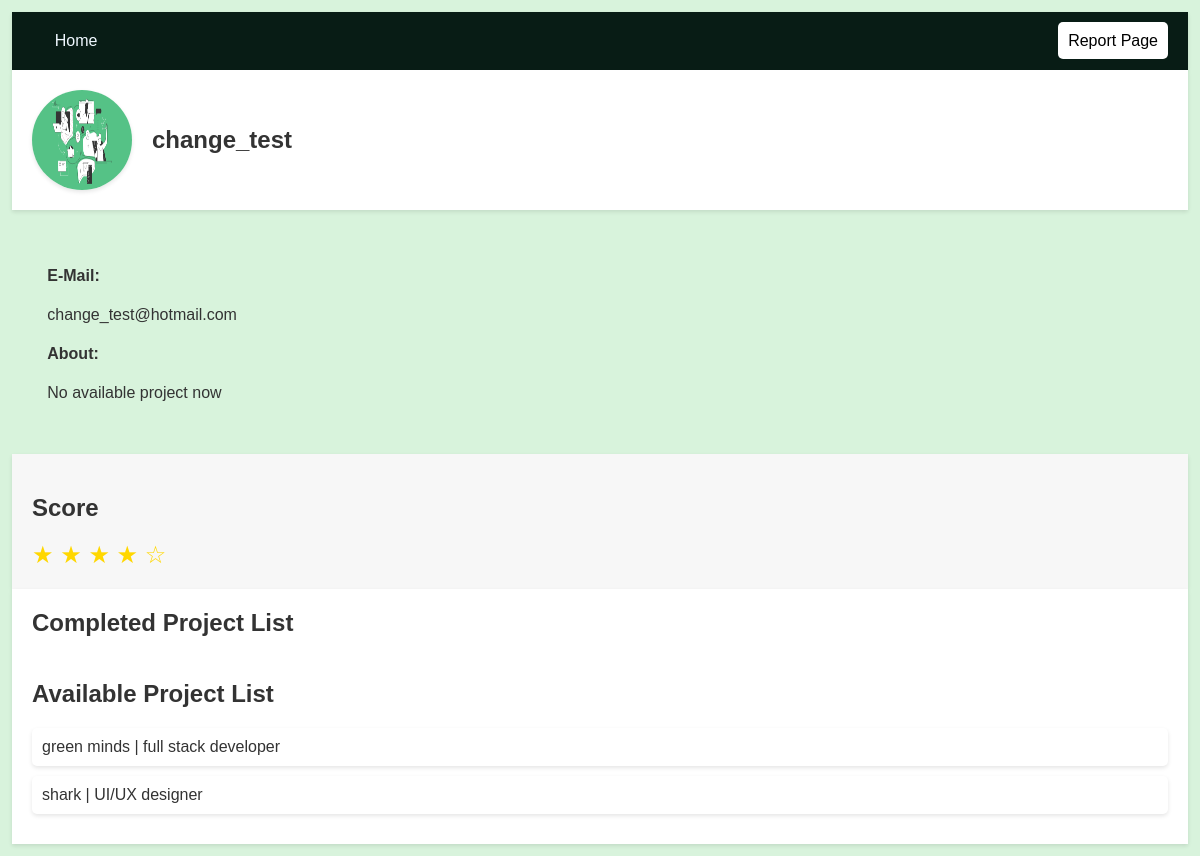
Screenshot of /business/3 with the database file from the repository.
### jobs/models.py (models this page shows, shortened)
class Business(models.Model):
    owner = models.OneToOneField(User, on_delete=models.CASCADE) # delete the profile if the user deletes his/her account
    name = models.CharField(max_length=50)
    profile_pic = models.ImageField(upload_to='profiles/', blank=True)
    about = models.TextField(blank=True, null=True)

class Project(models.Model):
    CATEGORY = (
        ('full stack developer', 'full stack developer'),
        ('front-end developer', 'front-end developer'),
        ('back-end developer', 'back-end developer'),
        ('UI/UX designer', 'UI/UX designer'),
        ('database developer', 'database developer'),
        ('machine learning developer', 'machine learning developer')
    )
    PL = (
        ('python', 'python'),
        ('java', 'java'),
        ('matlab', 'matlab'),
        ('C++', 'C++'),
        ('django', 'django'),
        ('node js', 'node js'),
        ('HTML/CSS/JS', 'HTML/CSS/JS'),
        ('react', 'react'),
        ('angularJS', 'angularJS')
    )
    name = models.CharField(max_length=50)
    owner = models.ForeignKey(Business, on_delete=models.CASCADE)
    developer = models.ForeignKey(Freelancer, blank=True, null=True, on_delete=models.SET_NULL)
    category = models.CharField(max_length=200, null=True, choices=CATEGORY)
    programming_languages = models.CharField(max_length=200, null=True, choices=PL)
    is_complete = models.BooleanField(default=False)
    dateCreated = models.DateTimeField(default=timezone.now)
    due_date = models.DateTimeField()
    budjet = models.FloatField()

### accounts/models.py (models this page shows, shortened)
class CustomUser(AbstractUser):
    def get_freelancer(self):
        if(hasattr(self, 'freelancer')):
            return self.freelancer
        return None

### jobs/views.py (the view)
# urls.py: path('business/<int:pk>', view_business_profile, name='view-business-profile'),
def view_business_profile(request, pk):
    business = Business.objects.get(id=pk)
    context = {
        'business': business,
        'projects': Project.objects.filter(owner=business)
    }
    return render(request, 'jobs/other_business_profile.html', context)

### jobs/templates/jobs/other_business_profile.html (shortened to what this page needs)
{% load static %}
<!DOCTYPE html>
<html>
<head>
	<link rel="stylesheet" type="text/css" href="{% static 'jobs/css/business.css' %} ">
</head>
<body>
	<div class="header">
		<div style="padding-left: 2%;"><a class="text-light" href="{% url 'home' %}" style="text-decoration: none; color: aliceblue;">Home</a></div>
		<div><a style="color: black; background-color: white;" class="fcc-btn" href="{% url 'business-report' business.id %}">Report Page</a></div>
	</div>
	<div class="profile">
		{% if business.profile_pic %}
        <img src="{{ business.profile_pic.url }}" alt="Profile Picture" class="profile-picture">
        {% else %}
        <img src="{% static 'jobs/media/profile_pic.png' %}" alt="Profile Picture" class="profile-picture">
        {% endif %}
		<h2>{{business.name}}</h2>
	</div>
    <div class="profile-info">
		<h4 class="contact-info">E-Mail: </h4>
        <p>{{ business.owner.email }}</p>
		<h4> About: </h4>
        <p>{{ business.about }}</p>
    </div>
	<div class="score">
		<h2>Score</h2>
		<div class="stars">
			<span class="star">&#9733;</span>
			<span class="star">&#9733;</span>
			<span class="star">&#9733;</span>
			<span class="star">&#9733;</span>
			<span class="star">&#9734;</span>
		</div>
	</div>
	<div class="project-list">
		<h2>Completed Project List</h2>
		<h2 style="padding-top: 2%;">Available Project List</h2>
		<ul>
			{% for project in projects %}
			{% if not project.is_complete %}
				<li> <a href="{% url 'project-profile' project.id %}">{{ project.name }} | {{ project.category }}</a> </li>
			{% endif %}
			{% endfor %}
		</ul>
	</div>
</body>
</html>

### jobs/static/jobs/css/business.css (style rules this page uses)
body { margin: 1%; padding: 0; font-family: Arial, sans-serif; background-color: #d8f3dc; color: #333; }
.header { background-color: #081c15; color: #fff; padding: 20px; display: flex; align-items: center; justify-content: space-between; box-shadow: 0 2px 4px rgba(0, 0, 0, 0.1); height: 4%; }
.profile { background-color: #fff; padding: 20px; display: flex; align-items: center; box-shadow: 0 2px 4px rgba(0, 0, 0, 0.1); }
.profile img { width: 100px; height: 100px; border-radius: 50%; margin-right: 20px; box-shadow: 0 2px 4px rgba(0, 0, 0, 0.1); }
.score { background-color: #f7f7f7; padding: 20px; box-shadow: 0 2px 4px rgba(0, 0, 0, 0.1); }
.stars { font-size: 24px; }
.star { color: gold; }
.project-list { background-color: #fff; padding: 20px; box-shadow: 0 2px 4px rgba(0, 0, 0, 0.1); }
.project-list h2 { margin-top: 0; margin-bottom: 20px; font-size: 24px; font-weight: bold; }
.project-list ul { list-style-type: none; margin: 0; padding: 0; }
.project-list li { margin-bottom: 10px; padding: 10px; border-radius: 5px; box-shadow: 0 2px 4px rgba(0, 0, 0, 0.1); transition: background-color 0.3s ease; }
.project-list a { color: #333; text-decoration: none; }
.fcc-btn { background-color: #2d6a4f; color: white; padding: 10px; border-radius: 5px; cursor: pointer; text-decoration: none; border: none; }
.profile-info { padding: 3%; }

### rows the page displays
Business: profile_pic (picture), name "change_test", owner.email "change_test@hotmail.com", about "No available project now"
Project: name "green minds", category "full stack developer"
Project: name "shark", category "UI/UX designer"
